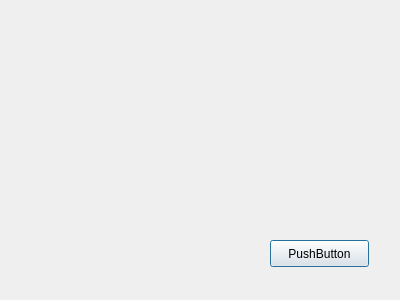
<?xml version="1.0" encoding="UTF-8"?>
<ui version="4.0">
 <class>XSectionDialog</class>
 <widget class="QDialog" name="XSectionDialog">
  <property name="geometry">
   <rect>
    <x>0</x>
    <y>0</y>
    <width>400</width>
    <height>300</height>
   </rect>
  </property>
  <property name="windowTitle">
   <string>Dialog</string>
  </property>
  <widget class="QPushButton" name="pushButton">
   <property name="geometry">
    <rect>
     <x>270</x>
     <y>240</y>
     <width>99</width>
     <height>27</height>
    </rect>
   </property>
   <property name="text">
    <string>PushButton</string>
   </property>
  </widget>
 </widget>
 <resources/>
 <connections/>
</ui>
